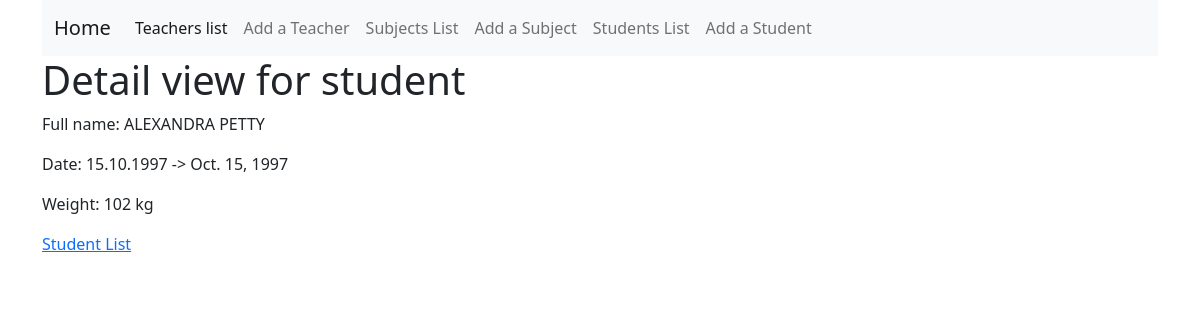
/first_app/student_detail/48, run on the app's committed database.
### first_app/models.py (models this page shows)
class Student(models.Model):
    name = models.CharField(max_length=100)
    birth_date = models.DateField(null=True, blank=True)  # null: missing; blank: empty
    weight = models.IntegerField()

### first_app/views.py (the view)
# urls.py: path('student_detail/<int:pk>', views.StudentDetailView.as_view(), name='student_detail'),
class StudentDetailView(DetailView):
    model = Student

### first_app/templates/first_app/student_detail.html
{% extends 'base.html' %}
{% block content %}
	<h1>Detail view for student</h1>
    <div>
        <p>Full name: {{ student.name|upper }}</p>
        <p>Date: {{ student.birth_date|date:'d.m.Y' }} -> {{ student.birth_date }}</p>
        <p>Weight: {{ student.weight }} kg</p>
    </div>
    <p><a href="/first_app/student_list">Student List</a></p>
{% endblock %}

### data on the page
Student: name "ALEXANDRA PETTY", birth_date "15.10.1997", birth_date "Oct. 15, 1997", weight "102"
